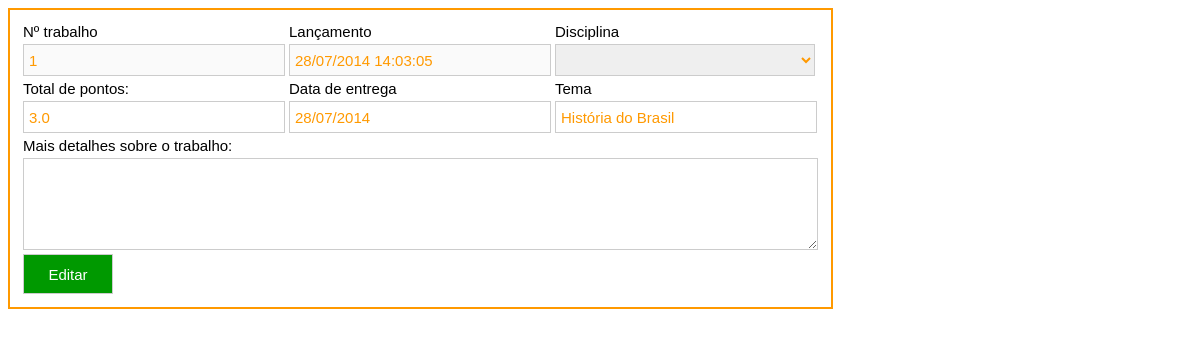
/professor/editar_trabalho.php?id=1, run on the app's committed database.
### tables this page shows
CREATE TABLE IF NOT EXISTS `trabalhos_extras` (
  `id` int(11) NOT NULL AUTO_INCREMENT,
  `date` varchar(255) NOT NULL,
  `status` varchar(255) NOT NULL,
  `professor` varchar(255) NOT NULL,
  `curso` varchar(255) NOT NULL,
  `disciplina` varchar(255) NOT NULL,
  `tema` varchar(255) NOT NULL,
  `detalhes` text NOT NULL,
  `data_entrega` varchar(255) NOT NULL,
  `pontos` varchar(255) NOT NULL,
  PRIMARY KEY (`id`)
);

### professor/editar_trabalho.php (the view, shortened to what this page needs)
<!DOCTYPE html PUBLIC "-//W3C//DTD XHTML 1.0 Transitional//EN" "http://www.w3.org/TR/xhtml1/DTD/xhtml1-transitional.dtd">
<html xmlns="http://www.w3.org/1999/xhtml">
<head><?php require "../conexao.php"; $id = $_GET['id']; $code = $_GET['id']; ?>
<link href="css/editar_trabalho.css" rel="stylesheet" type="text/css" />
</head>
<body>
<div id="box">
<?php
$sql_1 = mysqli_query($db,"SELECT * FROM trabalhos_extras WHERE id = '$id'");
while($res_1 = mysqli_fetch_array($sql_1)){
?>
 <form name="send" method="post" action="" enctype="multipart/form-data">
<table width="700" border="0">
  <tr>
    <td width="198">N&ordm; trabalho</td>
    <td width="216">Lan&ccedil;amento</td>
    <td width="272">Disciplina</td>
  </tr>
  <tr>
    <td><input disabled type="text" value="<?php echo $res_1['id'];?>"></td>
    <td><input disabled type="text" value="<?php echo $res_1['date'];?>"></td>
    <td>
      <select name="dis" id="dis">
      <option value=""></option>
      </select></td>
  </tr>
  <tr>
    <td>Total de pontos:</td>
    <td width="216">Data de entrega</td>
    <td width="272">Tema</td>
  </tr>
  <tr>
    <td><input type="text" name="pontos" value="<?php echo $res_1['pontos'];?>"></td>
    <td><input type="text" name="encerramento" value="<?php echo $res_1['data_entrega'];?>"></td>
    <td><input type="text" name="tema" value="<?php echo $res_1['tema'];?>"></td>
  </tr>
  <tr>
    <td>Mais detalhes sobre o trabalho:</td>
  </tr>
  <tr>
    <td colspan="3"><textarea name="detalhes" cols="" rows=""><?php echo $res_1['detalhe'];?></textarea></td>
  </tr>
  <tr>
    <td><input class="input" type="submit" name="button" id="button" value="Editar"></td>
    <td>&nbsp;</td>
    <td>&nbsp;</td>
  </tr>
  </table>
  </form>
<?php } ?>
</div>
</body>
</html>

### professor/css/editar_trabalho.css (style rules this page uses)
#box { font:15px Arial, Helvetica, sans-serif; }
#box table { border:2px solid #F90; padding:10px; font:15px Arial, Helvetica, sans-serif; }
#box input { border:1px solid #CCC; padding:5px; height:20px; width:250px; color:#F90; font:15px Arial, Helvetica, sans-serif; }
#box textarea { border:1px solid #CCC; padding:5px; height:80px; width:783px; color:#F90; font:15px Arial, Helvetica, sans-serif; }
#box select { border:1px solid #CCC; padding:5px; height:32px; width:260px; color:#F90; font:15px Arial, Helvetica, sans-serif; }
#box .input { border:1px solid #CCC; padding:5px; height:40px; width:90px; background:#090; color:#FFF; cursor:pointer; font:15px Arial, Helvetica, sans-serif; }

### data on the page
trabalhos_extras: id "1", date "28/07/2014 14:03:05", pontos "3.0", encerramento "28/07/2014", tema "História do Brasil"
